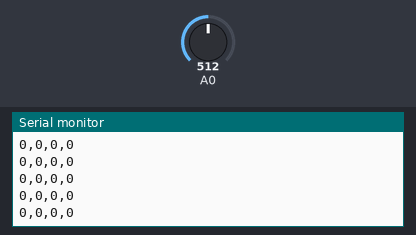
Recording of a sketch running on a simulated Arduino Uno, built with avr-gcc and run on an emulated ATmega328P. Shown: the last lines printed to the serial monitor. The inputs (shaded band) are chosen by the test bench; at power-on: A0 = 512.

Above: at 4.2 s.
4.3 s: A0 set to 501
At 5.0 s:
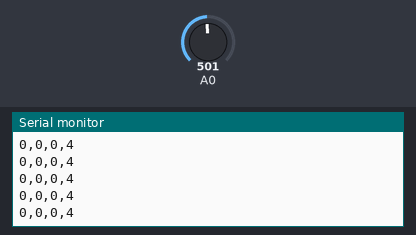
5.8 s: A0 set to 484
At 6.4 s:
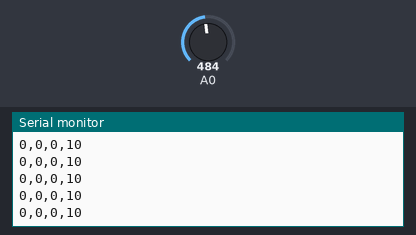
7.3 s: A0 set to 452
At 8.0 s:
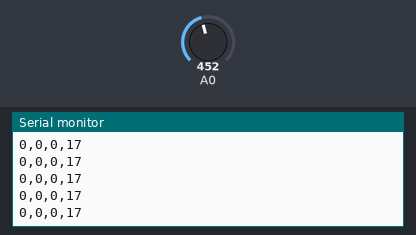
10.3 s: A0 set to 440
At 10.9 s:
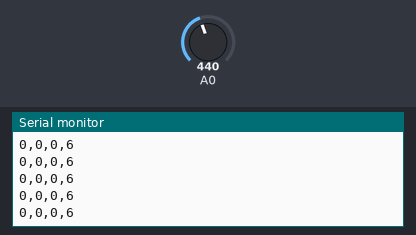
Timing chart, 0 to 13.3 s (numbered marks = the images above; inputs shaded):
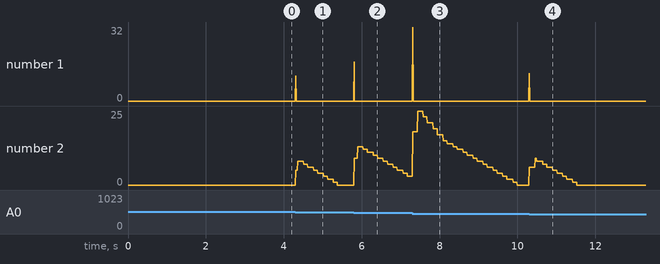

Measured:
- after the input at 4.3 s, the serial monitor: prints a new line at once (image 1)
- after the input at 5.8 s, the serial monitor: prints a new line at once (image 2)
- after the input at 7.3 s, the serial monitor: prints a new line at once (image 3)
- after the input at 10.3 s, the serial monitor: prints a new line at once (image 4)

The sketch:

SoundByVolAnalyzerDEFAULT.ino
```cpp
// амплитудный анализ звука

#include "VolAnalyzer.h"
VolAnalyzer analyzer(A0);

void setup() {
  Serial.begin(9600);
}

void loop() {
  if (analyzer.tick())
  {
    // Пример1. Обработка звука
    Serial.print(analyzer.pulse() * 20); // скачок громкости
    Serial.print(',');
    Serial.print(analyzer.getVol());    // громкость 0-100
    Serial.print(',');
    Serial.print(analyzer.getRaw());    // сырая величина
    Serial.print(',');
    Serial.println(analyzer.getMax());  // амплитудная огибающая

    /*
    // Пример2. Просто вывод 5 линий на плоттере
    Serial.print(1);
    Serial.print(',');
    Serial.print(4);     // громкость 0-100
    Serial.print(',');
    Serial.print(9);     // сырая величина
    Serial.print(',');
    Serial.print(16);    // сырая величина
    Serial.print(',');
    Serial.println(25);  // амплитудная огибающая
    */
  }
}
```

VolAnalyzer.h
```cpp
// (licence header left out)
#ifndef _VolAnalyzer_h
#define _VolAnalyzer_h
#include <Arduino.h>

// ========================== FFilter ==========================
struct FFilter {
    bool compute(bool force = false) {
        if (force || (millis() & 0xFF) - tmr >= dt) {
            tmr = millis() & 0xFF;
            uint8_t kk = (raw < fil) ? k : (k >> 1);            // вверх с коэффициентом /2
            fil = ((uint32_t)kk * fil + (32 - kk) * raw) >> 5;  // целочисленный фильтр 5 бит
            return 1;
        }
        return 0;
    }
    uint8_t k = 20, dt = 0, tmr = 0;
    uint16_t fil = 0, raw = 0;
};

// ========================== VolAnalyzer ==========================
class VolAnalyzer {
public:
    // создать с указанием пина. Если не указывать - будет виртуальный анализатор
    VolAnalyzer(int pin = -1) {
        setVolDt(20);
        setVolK(25);
        setAmpliDt(150);
        setAmpliK(30);
        if (pin != -1) setPin(pin);
    }

    // =========================== TICK ===========================
    // опрашивать как можно чаще. Может принимать значение, если это виртуальный анализатор
    // вернёт true при окончании анализа выборки
    bool tick(int read = -1) {
        if (_pulse) _pulse = 0;
        volF.compute();                     // сглаживание громкости
        if (ampF.compute()) _ampli = 0;     // сглаживание амплитуды, сброс максимума

        // таймер выборки
        if (!_dt || micros() - _tmrDt >= _dt) {
            if (_dt) _tmrDt = micros();
            if (read == -1) read = analogRead(_pin);
            _max = max(_max, (uint16_t)read);   // поиск макс за выборку
            _min = min(_min, (uint16_t)read);   // поиск мин за выборку

            if (++_count >= _window) {          // выборка завершена
                _raw = _max - _min;             // сырая громкость
                _ampli = max(_ampli, _raw);     // амплитудная огибающая
                ampF.raw = _ampli;              // передаём в фильтр

                if (_raw > ampF.fil) ampF.compute(true);    // форсируем фильтр

                if (_raw > _trsh && ampF.fil > _trsh) {     // если звук громкий + в map не будет 0
                    // от порога _trsh до сглаженной амплитуды в (_volMin, _volMax)
                    volF.raw = map(_raw, _trsh, ampF.fil, _volMin, _volMax);
                    volF.raw = constrain(volF.raw, _volMin, _volMax);
                    volF.compute(true);    // форсируем фильтр
                } else volF.raw = 0;

                // обработка пульса
                if (!_pulseState) {
                    if (volF.raw <= _pulseMin && millis() - _tmrPulse >= _pulseTout) _pulseState = 1;
                } else {
                    if (volF.raw > _pulseMax) {
                        _pulseState = 0;
                        _pulse = 1;
                        _tmrPulse = millis();
                    }
                }
                _max = _count = 0;
                _min = 60000;
                return true;        // выборка завершена
            }
        }
        return false;
    }

    // ========================== SETTINGS ==========================
    // указать пин АЦП
    void setPin(int8_t pin) {
        _pin = pin;
        pinMode(_pin, INPUT);
    }

    // установить время между опросами АЦП (мкс) (по умолч. 500)
    void setDt(uint16_t dt) {
        _dt = dt;
    }

    // установка ширины окна выборки (по умолч. 20)
    void setWindow(uint8_t window) {
        _window = window;
    }

    // установить порог громкости в единицах АЦП (умолч 40)
    void setTrsh(uint16_t trsh) {
        _trsh = trsh;
    }

    // ========================== VOLUME ==========================
    // установить период фильтрации громкости (умолч 20)
    void setVolDt(uint8_t dt) {
        volF.dt = dt;
    }

    // установить коэффициент плавности громкости 0-31 (умолч 25)
    void setVolK(uint8_t vk) {
        volF.k = vk;
    }

    // получить громкость в пределах setVolMin.. setVolMax
    uint16_t getVol() {
        return volF.fil;
    }

    // установить минимальную величину громкости (умолч 0)
    void setVolMin(uint8_t vol) {
        _volMin = vol;
    }

    // установить максимальную величину громкости (умолч 100)
    void setVolMax(uint8_t vol) {
        _volMax = vol;
    }

    // ========================= AMPLITUDE =========================
    // установить период фильтрации амплитудных огибающих
    void setAmpliDt(uint8_t dt) {
        ampF.dt = dt;
    }

    // установить коэффициент плавности амплитуды 0-31 (умолч 31)
    void setAmpliK(uint8_t rk) {
        ampF.k = rk;
    }

    // получить текущее значение огибающей минимумов (с v1.5 - 0)
    uint16_t getMin() {
        return 0;
    }

    // получить текущее значение огибающей максимумов
    uint16_t getMax() {
        return ampF.fil;
    }

    // =========================== PULSE ===========================
    // верхний порог срабатывания пульса (по шкале громкости)
    void setPulseMax(uint8_t maxV) {
        _pulseMax = maxV;
    }

    // нижний порог перезагрузки пульса (по шкале громкости)
    void setPulseMin(uint8_t minV) {
        _pulseMin = minV;
    }

    // таймаут пульса, мс
    void setPulseTimeout(uint16_t tout) {
        _pulseTout = tout;
    }

    // резкий скачок громкости (true)
    bool pulse() {
        return _pulse;
    }

    // ========================== RAW DATA ===========================
    // получить значение сырого сигнала за выборку
    uint16_t getRaw() {
        return _raw;
    }

    // получить порог громкости в единицах АЦП
    uint16_t getTrsh() {
        return _trsh;
    }

    // ========================= DEPRECATED =========================
    void setPeriod(__attribute__((unused)) uint16_t v) {}   // установить период между выборками
    uint16_t getRawMax() { return _raw; }    // получить максимальное значение сырого сигнала за выборку
    bool getPulse() { return pulse(); }
    void setPulseTrsh(uint16_t trsh) { setPulseMax(trsh); }
    FFilter volF, ampF;

private:
    int8_t _pin = -1;
    uint16_t _dt = 500, _trsh = 40;
    uint8_t _window = 20, _count = 0;
    uint8_t _volMin = 0, _volMax = 100;
    uint32_t _tmrPulse = 0, _tmrDt = 0;
    uint16_t _min = 60000, _max = 0, _ampli = 0, _raw = 0;

    uint8_t _pulseMax = 80, _pulseMin = 20;
    uint16_t _pulseTout = 100;
    bool _pulse = 0, _pulseState = 0;
};
#endif
```
